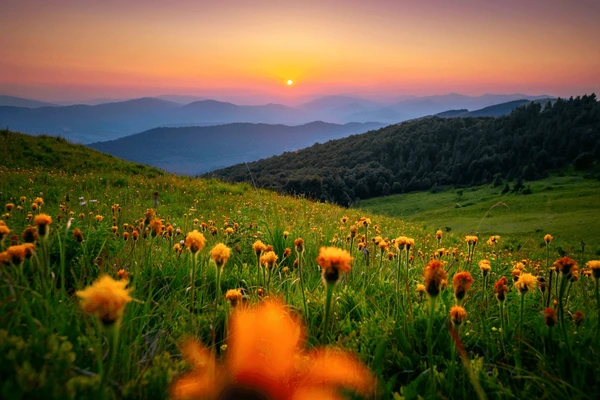
#> input picture Deep Neural Network Compression & CV/Assignments/Group 1/Vinayak Chandra Srivastava 241166/Assignment Image 7.jpg, 600 x 400 px, given in place of download.jpg, which was not available
$ jupyter execute CV_230851_Reyya_Sai_Sowmya_Assignment_1.ipynb   (text cells are left out)
#> lines starting #> are read from the running program, lines starting #| are printed output that depends on the picture; pictures that were not available may be replaced by others from this repository, and a replacement may not be noted
[cell 1]
from google.colab import files
uploaded = files.upload()
#> the answer given: Assignment Image 7.jpg

[cell 2]
import cv2
import matplotlib.pyplot as plt
import numpy as np

img = cv2.imread("download.jpg")     # loads in BGR
#> img is the input picture: shape (400, 600, 3); mean B, G, R 50.3, 86.9, 103
img_rgb = cv2.cvtColor(img, cv2.COLOR_BGR2RGB)

plt.imshow(img_rgb)
plt.title("RGB Image")
plt.axis("off")

print("RGB shape:", img_rgb.shape)
#| RGB shape: (400, 600, 3)

[cell 3]
gray_manual = (0.299*img_rgb[:,:,0] +
               0.587*img_rgb[:,:,1] +
               0.114*img_rgb[:,:,2]).astype("uint8")

plt.imshow(gray_manual, cmap="gray")
plt.title("Grayscale (Manual)")
plt.axis("off")

print("Manual grayscale shape:", gray_manual.shape)
#| Manual grayscale shape: (400, 600)

[cell 4]
gray_cv = cv2.cvtColor(img, cv2.COLOR_BGR2GRAY)

plt.imshow(gray_cv, cmap="gray")
plt.title("Grayscale (cv2)")
plt.axis("off")

print("OpenCV grayscale shape:", gray_cv.shape)
#| OpenCV grayscale shape: (400, 600)

[cell 5]
difference = cv2.absdiff(gray_manual, gray_cv)
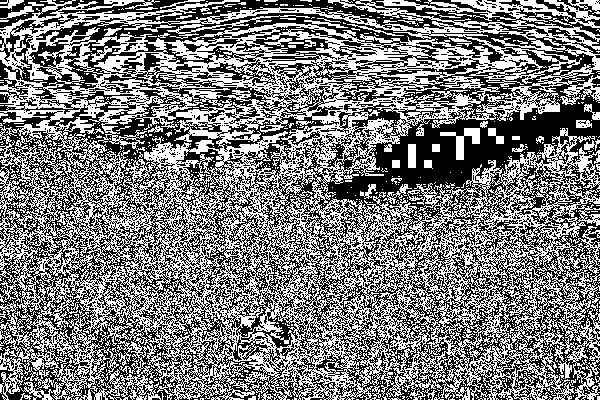
#> difference: shape (400, 600); values 0 (black) and 1 (white), 48.5% white in thin lines or dots

print("Are both grayscale images equal?:", np.array_equal(gray_manual, gray_cv))
#| Are both grayscale images equal?: False
plt.imshow(difference, cmap='gray')
plt.title("Difference (Manual vs cvtColor)")
plt.axis("off")

[cell 6]
print("\nFirst 5 RGB pixels:", img_rgb[0, :5])
#| First 5 RGB pixels: [[121  86  91]
#|  [121  86  91]
#|  [121  86  91]
#|  [121  86  91]
#|  [124  89  94]]
print("First 5 Manual Gray pixels:", gray_manual[0, :5])
#| First 5 Manual Gray pixels: [ 97  97  97  97 100]
print("First 5 cv2 Gray pixels:", gray_cv[0, :5])
#| First 5 cv2 Gray pixels: [ 97  97  97  97 100]

[cell 7]
import numpy as np
import matplotlib.pyplot as plt
gray = gray_manual
f = np.fft.fft2(gray)
fshift = np.fft.fftshift(f)

print("FFT shape:", fshift.shape)
#| FFT shape: (400, 600)

[cell 8]
magnitude = np.abs(fshift)
magnitude_spectrum = np.log(magnitude + 1e-8)
phase = np.angle(fshift)

plt.figure(figsize=(6,6))
plt.imshow(magnitude_spectrum, cmap='gray')
plt.title("Magnitude Spectrum")
plt.axis("off")
plt.show()

[cell 9]
plt.figure(figsize=(6,6))
plt.imshow(phase, cmap='gray')
plt.title("Phase Spectrum")
plt.axis("off")
plt.show()

[cell 10]
rows, cols = gray.shape
#> rows = 400; cols = 600
crow, ccol = rows // 2, cols // 2
#> crow = 200; ccol = 300

def create_lpf_mask(radius):
    """Creates a circular Low Pass Filter mask of given radius."""
    mask = np.zeros((rows, cols), np.uint8)
    Y, X = np.ogrid[:rows, :cols]
    distance = (X - ccol)**2 + (Y - crow)**2
    mask[distance <= radius*radius] = 1
    return mask

[cell 11]
radii = [10, 30, 80]

outputs_lpf = []

for r in radii:
    mask = create_lpf_mask(r)
    fshift_lpf = fshift * mask
    f_ishift = np.fft.ifftshift(fshift_lpf)
    img_back = np.fft.ifft2(f_ishift)
    img_back = np.abs(img_back)

    outputs_lpf.append((r, img_back, mask))

    plt.figure(figsize=(10,4))
    plt.subplot(1,2,1)
    plt.imshow(mask, cmap='gray')
    plt.title(f"LPF Mask (radius={r})")
    plt.axis('off')

    plt.subplot(1,2,2)
    plt.imshow(img_back, cmap='gray')
    plt.title(f"Reconstructed LPF (radius={r})")
    plt.axis('off')

    plt.show()
#> after the loop, outputs_lpf = 3 items

[cell 12]
radius_hpf = 40
lpf = create_lpf_mask(radius_hpf)
hpf = 1 - lpf

fshift_hpf = fshift * hpf

f_ishift_hpf = np.fft.ifftshift(fshift_hpf)
img_hpf = np.abs(np.fft.ifft2(f_ishift_hpf))

plt.figure(figsize=(10,4))
plt.subplot(1,2,1)
plt.imshow(hpf, cmap='gray')
plt.title("HPF Mask")
plt.axis("off")

plt.subplot(1,2,2)
plt.imshow(img_hpf, cmap='gray')
plt.title("Reconstructed HPF Image")
plt.axis("off")

plt.show()
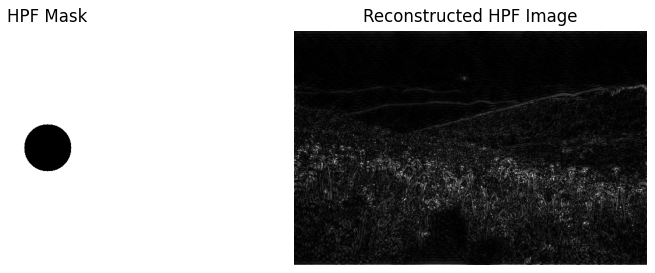
#> figure drawn by matplotlib, 2 panels

[cell 13]
side = 50
square_lpf = np.zeros((rows, cols), np.uint8)

half = side // 2
square_lpf[crow-half:crow+half, ccol-half:ccol+half] = 1

fshift_square = fshift * square_lpf

f_ishift_sq = np.fft.ifftshift(fshift_square)
img_square = np.abs(np.fft.ifft2(f_ishift_sq))
plt.figure(figsize=(10,4))
plt.subplot(1,2,1)
plt.imshow(square_lpf, cmap='gray')
plt.title("Square LPF Mask (side=50)")
plt.axis("off")

plt.subplot(1,2,2)
plt.imshow(img_square, cmap='gray')
plt.title("Reconstructed with Square LPF")
plt.axis("off")

plt.show()

[cell 14]
gray
fshift = np.fft.fftshift(np.fft.fft2(gray))

[cell 15]
phase_only = fshift / (np.abs(fshift) + 1e-8)

img_phase_only = np.fft.ifft2(np.fft.ifftshift(phase_only))
img_phase_only = np.abs(img_phase_only)

plt.figure(figsize=(6,6))
plt.imshow(img_phase_only, cmap='gray')
plt.title("Phase-Only Reconstruction")
plt.axis('off')
plt.show()

[cell 16]
angle_only = np.angle(fshift)

try:
    img_angle = np.fft.ifft2(angle_only)
    img_angle = np.abs(img_angle)
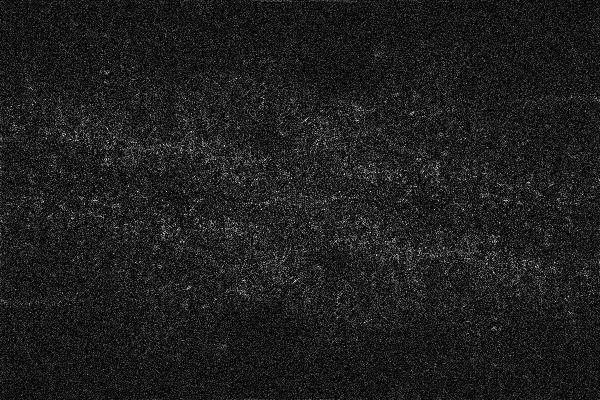
#> img_angle: shape (400, 600) float64; min 6.82e-19, max 0.025, mean 0.00284; drawn with min black and max white

    plt.figure(figsize=(6,6))
    plt.imshow(img_angle, cmap='gray')
    plt.title("Reconstruction from angle() only")
    plt.axis("off")
    plt.show()

except Exception as e:
    print("ERROR:", e)

#phase_only = fshift / |fshift|
#This keeps ONLY the phase and makes all magnitudes = 1.
#Structure of the image is preserved (edges, shapes).
#Intensities are distorted because magnitude was removed.
#difference from: np.angle(fshift)
#np.angle(fshift) returns ONLY the angle values (in radians),
#which is NOT a complex spectrum. It cannot be inverse-FFT'd
#directly because FFT requires magnitude + phase as complex numbers.

#np.angle(fshift) → just a 2D array of phase angles (real numbers).
#But inverse FFT needs COMPLEX frequency coefficients (Re + jIm).
#Angle-only gives NO magnitude information AND is not complex.
#Hence the reconstruction is meaningless – the output looks like noise.

[cell 17]
mag_only = np.abs(fshift)
mag_only = np.abs(fshift)

img_mag_only = np.fft.ifft2(np.fft.ifftshift(mag_only))
img_mag_only = np.abs(img_mag_only)
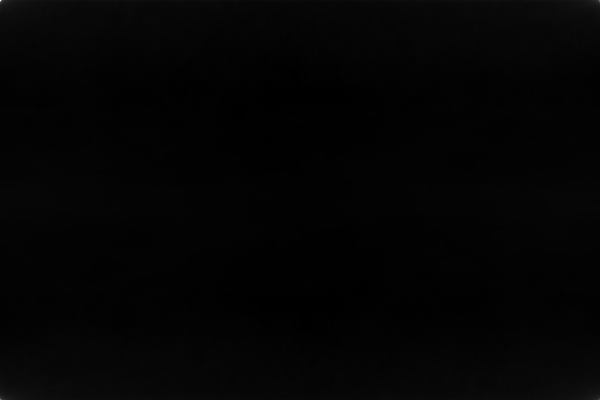
#> img_mag_only: shape (400, 600) float64; min 0.02, max 5192, mean 87; drawn with min black and max white

plt.figure(figsize=(6,6))
plt.imshow(img_mag_only, cmap='gray')
plt.title("Magnitude-Only Reconstruction")
plt.axis('off')
plt.show()

#Magnitude-only FFT has NO phase, so the structure of the image is LOST.
#The result looks like a blurry, symmetric cloud.
#Earlier, for visualization we used:magnitude_spectrum = log(|fshift|)
#Logarithm compresses large values and expands small values,
#making structures visible.
#Now we used |fshift| WITHOUT log for reconstruction.
#Hence magnitudes near the center dominate, image becomes just a smooth blob, looks nothing like the log-magnitude image

[cell 18]
from google.colab import files
uploaded = files.upload()
#> the answer given: Rose_assignment_3.jpg

[cell 19]
img2_bgr = cv2.imread(list(uploaded.keys())[0])
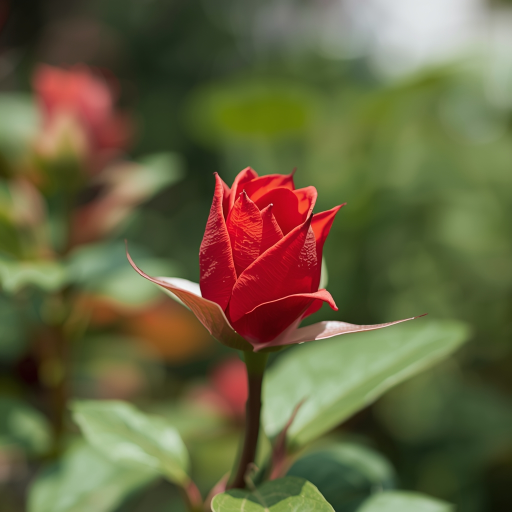
#> input picture Deep Neural Network Compression & CV/Assignments/Group 1/Harshil Goel 240437/Rose_assignment_3.jpg, 1024 x 1024 px, found by its file name (shown at 1/2 size)
#> img2_bgr is the input picture: shape (1024, 1024, 3); mean B, G, R 64.4, 99.2, 102.9
img2_rgb = cv2.cvtColor(img2_bgr, cv2.COLOR_BGR2RGB)

rows, cols = gray.shape

img2_rgb_resized = cv2.resize(img2_rgb, (cols, rows))
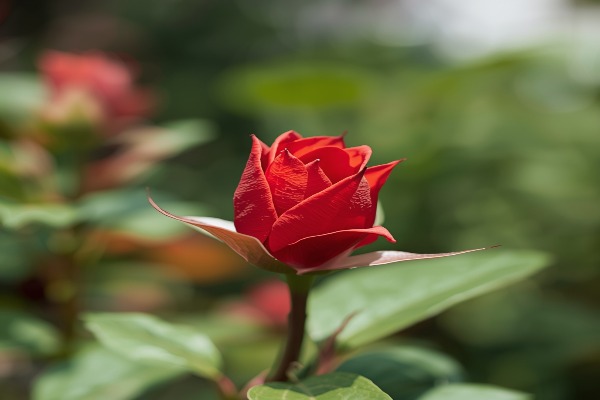
#> img2_rgb_resized: shape (400, 600, 3); mean R, G, B 102.8, 99.1, 64.3

gray2 = cv2.cvtColor(img2_rgb_resized, cv2.COLOR_RGB2GRAY)
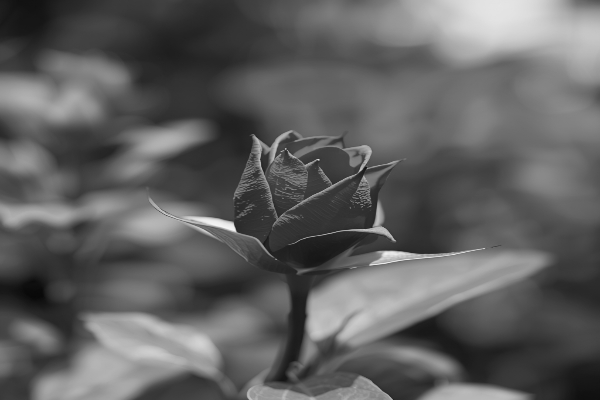
#> gray2: shape (400, 600); min 7, max 244, mean 96.3

plt.imshow(gray2, cmap='gray')
plt.title("Second Image (Grayscale)")
plt.axis("off")
#> Out = (-0.5, 599.5, 399.5, -0.5)

[cell 20]
F1 = np.fft.fftshift(np.fft.fft2(gray))
mag1 = np.abs(F1)
phase1 = np.angle(F1)

F2 = np.fft.fftshift(np.fft.fft2(gray2))
mag2 = np.abs(F2)
phase2 = np.angle(F2)
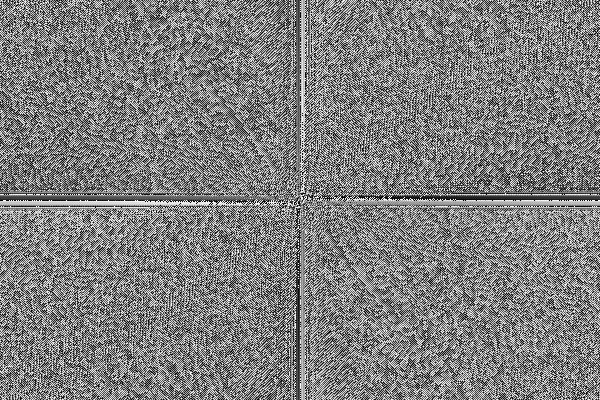
#> phase2: shape (400, 600) float64; min -3.14, max 3.14, mean -2.62e-05; drawn with min black and max white

[cell 21]
F1_swapped = mag1 * np.exp(1j * phase2)

F2_swapped = mag2 * np.exp(1j * phase1)

[cell 22]
img1_rec = np.fft.ifft2(np.fft.ifftshift(F1_swapped))
img1_rec = np.abs(img1_rec)
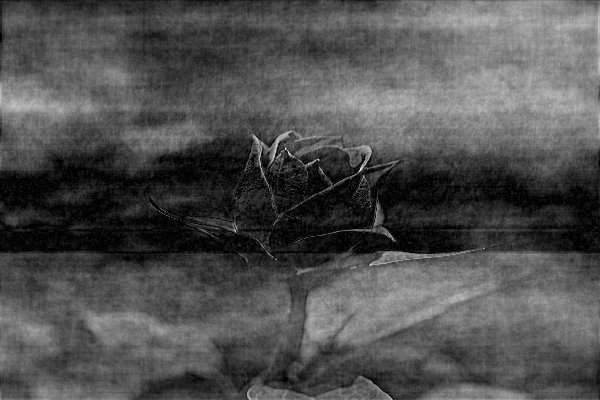
#> img1_rec: shape (400, 600) float64; min 0.000562, max 288.3, mean 90.8; drawn with min black and max white

img2_rec = np.fft.ifft2(np.fft.ifftshift(F2_swapped))
img2_rec = np.abs(img2_rec)
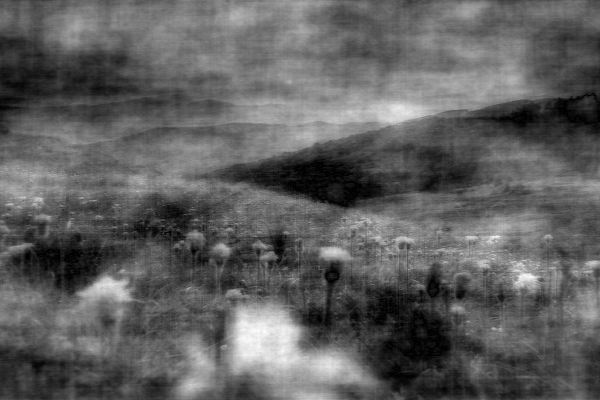
#> img2_rec: shape (400, 600) float64; min 0.00033, max 259.1, mean 96.6; drawn with min black and max white

[cell 23]
plt.figure(figsize=(12,6))

plt.subplot(1,2,1)
plt.imshow(img1_rec, cmap='gray')
plt.title("Reconstruction: |F1| + Phase(F2)")
plt.axis("off")

plt.subplot(1,2,2)
plt.imshow(img2_rec, cmap='gray')
plt.title("Reconstruction: |F2| + Phase(F1)")
plt.axis("off")

plt.show()
